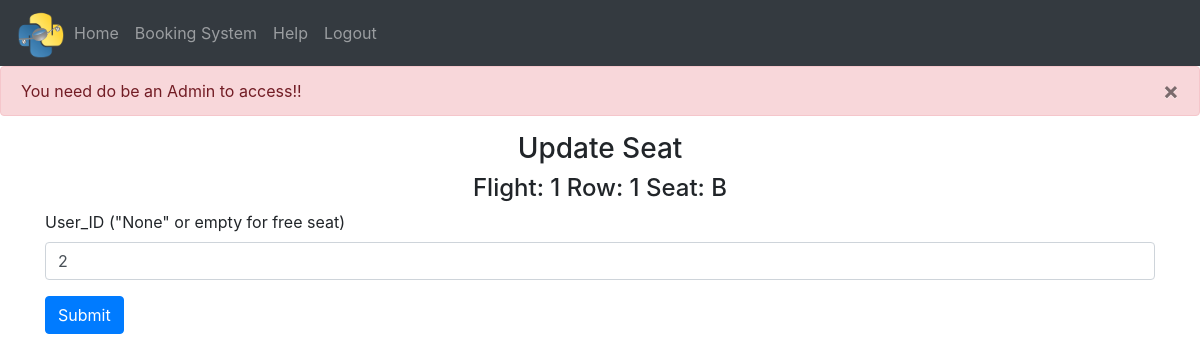
/admin-area/seats/update-seats/2 (signed in), run on the app's committed database.
### website/models.py (models this page shows)
class Seat(db.Model):
    id = db.Column(db.Integer, primary_key=True)
    seat_flight = db.Column(db.String(10))
    seat_row = db.Column(db.String(5))
    seat_column = db.Column(db.String(5))
    seat_status = db.Column(db.String(10))
    seat_type = db.Column(db.String(10))
    seat_unique = db.Column(db.String(20), unique=True)
    user_id = db.Column(db.Integer, db.ForeignKey('user.id'))

### website/admin.py (the view)
@admins.route('/seats/update-seats/<int:id>', methods=['GET', 'POST'])
@login_required
def update_seat(id):
    admin = admin_user_checker(current_user)
    if admin:
        seat_to_update = Seat.query.get_or_404(id)
        if request.method == 'POST':
            seat_to_update.user_id = request.form['user_id']
            if seat_to_update.user_id == '' or seat_to_update.user_id == 'None':
                seat_to_update.seat_status = 'True'
            else:
                seat_to_update.seat_status = 'False'
            try:
                db.session.commit()
                flash('Account updated!', category='success')
                return redirect('/admin-area/seats')
            except:
                flash('Account NOT updated!', category='error')
                return redirect('/admin-area/seats')
        else:
            return render_template('admin_update_seat.html', user=current_user, seat_to_update=seat_to_update)

### website/__init__.py (called while the page is built)
def create_app():
    from .views import views
    from .auth import auth
    from .admin import admins
    from .models import User, Seat
    app = Flask(__name__)
    app.config['SECRET_KEY'] = 'secret'
    app.config['SQLALCHEMY_DATABASE_URI'] = f'sqlite:///{DB_NAME}'
    app.config['FLASK_ADMIN_SWATCH'] = 'cerulean'
    app.register_blueprint(views, url_prefix='/')
    app.register_blueprint(auth, url_prefix='/')
    app.register_blueprint(admins, url_prefix='/admin-area')
    db.init_app(app)
    create_database(app)
    login_manager = LoginManager()
    login_manager.login_view = 'auth.login'
    login_manager.init_app(app)
    @login_manager.user_loader
    def load_user(id):
        return User.query.get(int(id))
    return app

### website/python_scripts.py (called while the page is built)
def admin_user_checker(current_user):
    if current_user.role == 'admin':
        return True
    else:
        flash('You need do be an Admin to access!!', category='error')
        return redirect(url_for('views.home'))

### website/templates/admin_update_seat.html
{% extends "base.html" %} {% block title %}Updating Seat{% endblock %}
{% block content %}
<form action="/admin-area/seats/update-seats/{{seat_to_update.id}}" method="POST">
  <h3 align="center">Update Seat </h3>
  <h4 align="center">Flight: {{seat_to_update.seat_flight}} Row: {{seat_to_update.seat_row}} Seat: {{seat_to_update.seat_column}} </h4>
  <div class="form-group">
    <label for="user_id">User_ID ("None" or empty for free seat)</label>
    <input
      type="text"
      class="form-control"
      id="user_id"
      name="user_id"
      value="{{ seat_to_update.user_id }}"
    />
  </div>
  <button type="submit" class="btn btn-primary">Submit</button>
</form>
{% endblock %}

### data on the page
Seat: seat_flight "1", seat_row "1", seat_column "B", user_id "2"

### other printed values
{{ message }} "You need do be an Admin to access!!"
